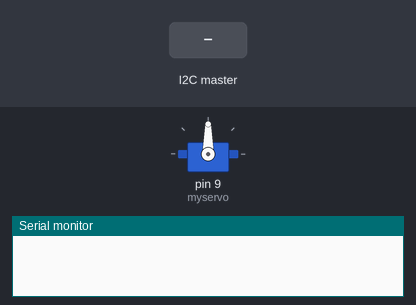
A sketch run on a simulated Arduino Uno, built with avr-gcc and run on an emulated ATmega328P. Shown: servo, the last lines printed to the serial monitor. Inputs (shaded band) come from the test bench.

Above: at 1.2 s.
1.3 s: the I2C master sends the byte 1
At 1.8 s:
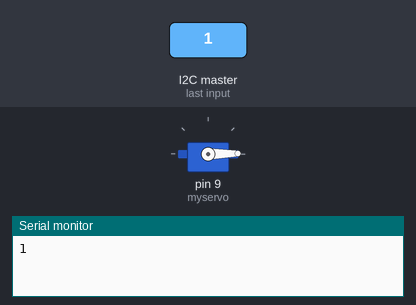
2.8 s: the I2C master sends the byte 200
At 4.0 s:
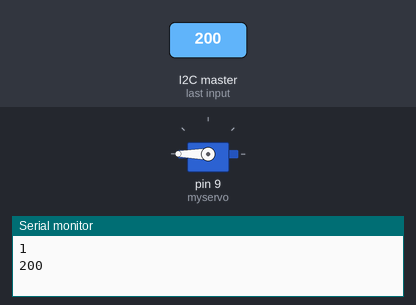
4.3 s: the I2C master sends the byte 90
At 5.3 s:
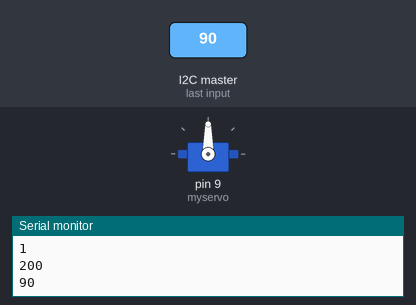
Timing chart, 0 to 7.3 s (numbered marks = the images above; inputs shaded):
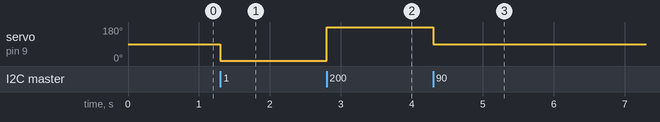

The sketch:

slave.ino
```cpp
#include <Wire.h>
#include <Servo.h>

Servo myservo;  // create servo object to control a servo
// twelve servo objects can be created on most boards

int pos = 0;    // variable to store the servo position

void setup() {
  Wire.begin(2);                // join i2c bus with address #8
  Wire.onReceive(receiveEvent); // register event
  Serial.begin(9600);           // start serial for output
  myservo.attach(9);  // attaches the servo on pin 9 to the servo object
}

void loop() {
  delay(100);
}

// function that executes whenever data is received from master
// this function is registered as an event, see setup()
void receiveEvent(int howMany) {
  while (1 < Wire.available()) { // loop through all but the last
    char c = Wire.read(); // receive byte as a character

    Serial.print(c);         // print the character
  }
  int x = Wire.read();    // receive byte as an integer
  myservo.write(x);
  Serial.println(x);         // print the integer
}
```

Measured:
- after the input at 1.3 s, servo on pin 9 (myservo): 90° → 1° at once
- after the input at 2.8 s, servo on pin 9 (myservo): 1° → 180° at once
- after the input at 4.3 s, servo on pin 9 (myservo): 180° → 90° at once
